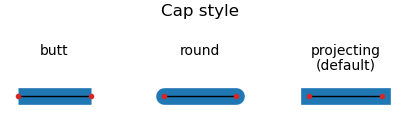

Generate this figure with Python:
import matplotlib.pyplot as plt
import numpy as np
from matplotlib._enums import CapStyle


def main():
    CapStyle.demo()
    plt.savefig('main.png')
    return


if __name__ == '__main__':
    main()
